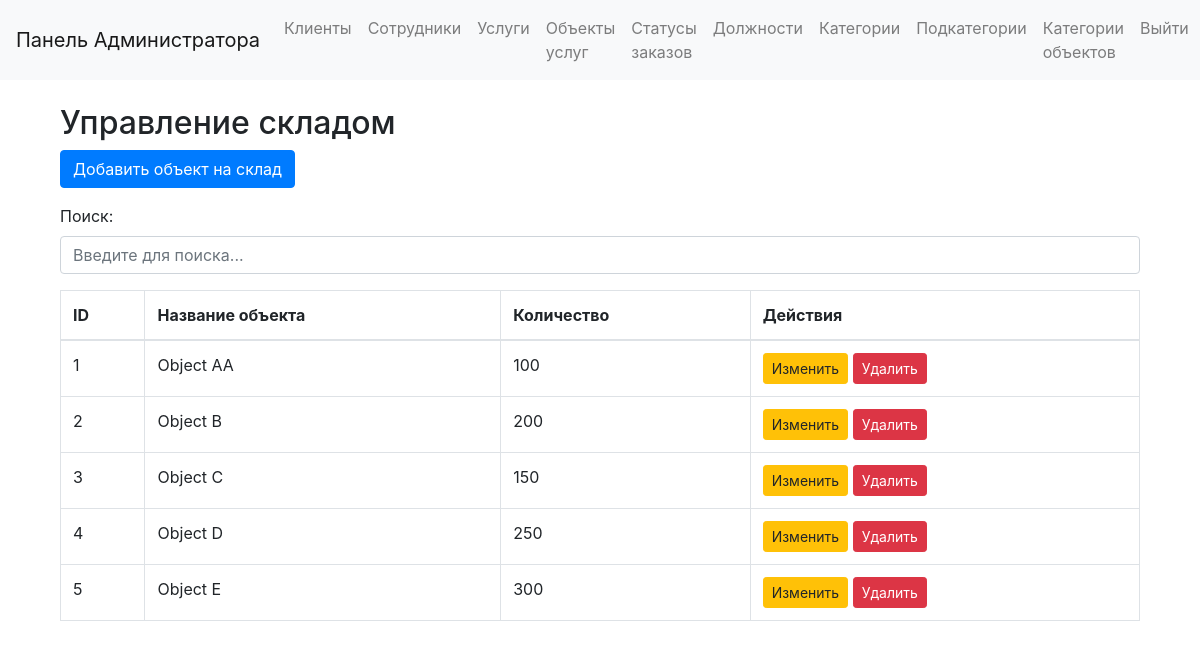
The app's page /admin/storehouse (signed in), older data.
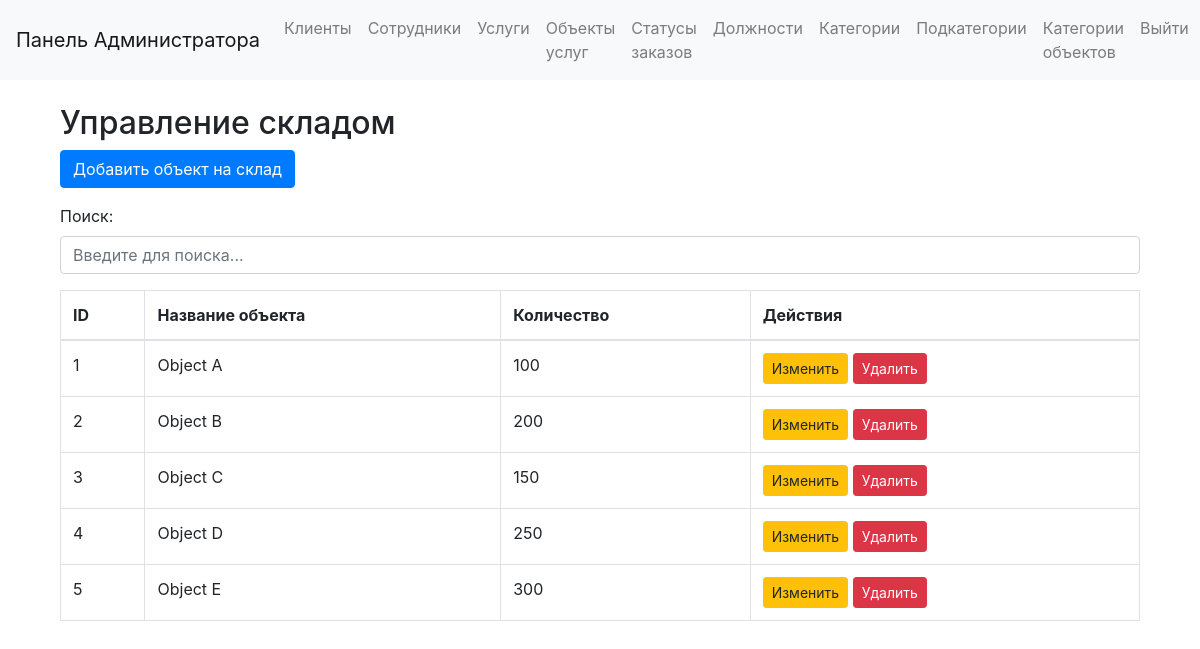
The same page, newer data.
### app/models.py (models this page shows, shortened)
class StoreHouse(db.Model):
    __tablename__ = 'StoreHouse'
    id = db.Column(db.Integer, primary_key=True)
    object_id = db.Column(db.Integer, db.ForeignKey('ServiceObjects.id'))
    count = db.Column(db.Integer, nullable=False)
    service_object = db.relationship("ServiceObjects", backref=db.backref("StoreHouse", lazy=True, cascade="all,delete"))

class ServiceObjects(db.Model):
    __tablename__ = 'ServiceObjects'
    id = db.Column(db.Integer, primary_key=True)
    object_name = db.Column(db.String(150), nullable=False)
    cost = db.Column(db.Float, nullable=False)
    ordered_objects = db.relationship("OrderedObjects", cascade="all,delete", backref="ServiceObjects")
    object_categories = db.relationship("ObjectsCategories", cascade="all,delete", backref="ServiceObjects")
    ordered_object_categories = db.relationship("OrderedObjectCategories", cascade="all,delete", backref="ServiceObjects")

### app/admin/routs.py (the view)
@admin.route('/admin/storehouse')
def manage_storehouse():
    if session.get('role') != 'admin':
        return redirect(url_for('users.login'))
    storehouse_items = StoreHouse.query.all()
    return render_template('admin/manage_storehouse.html', storehouse_items=storehouse_items)

### app/templates/admin/manage_storehouse.html
{% extends 'admin/base_admin.html' %}
{% block content %}
<div class="container mt-4">
    <h2>Управление складом</h2>
    <a href="{{ url_for('admin.add_storehouse_item_form') }}" class="btn btn-primary mb-3">Добавить объект на склад</a>
    <div class="mb-3">
        <label for="searchInput" class="form-label">Поиск:</label>
        <input type="text" id="searchInput" class="form-control" placeholder="Введите для поиска...">
    </div>
    <table class="table table-bordered">
        <thead>
            <tr>
                <th>ID</th>
                <th>Название объекта</th>
                <th>Количество</th>
                <th>Действия</th>
            </tr>
        </thead>
        <tbody>
            {% for item in storehouse_items %}
            <tr>
                <td>{{ item.id }}</td>
                <td>{{ item.service_object.object_name }}</td>
                <td>{{ item.count }}</td>
                <td>
                    <a href="{{ url_for('admin.edit_storehouse_item_form', storehouse_id=item.id) }}" class="btn btn-warning btn-sm">Изменить</a>
                    <form action="{{ url_for('admin.delete_storehouse_item', storehouse_id=item.id) }}" method="POST" style="display:inline;">
                        <button type="submit" class="btn btn-danger btn-sm">Удалить</button>
                    </form>
                </td>
            </tr>
            {% endfor %}
        </tbody>
    </table>
</div>
{% endblock %}

Row changes from the older to the newer data that the page shows:
changed through a linked row, StoreHouse id 1: service_object.object_name "Object AA" → "Object A"
